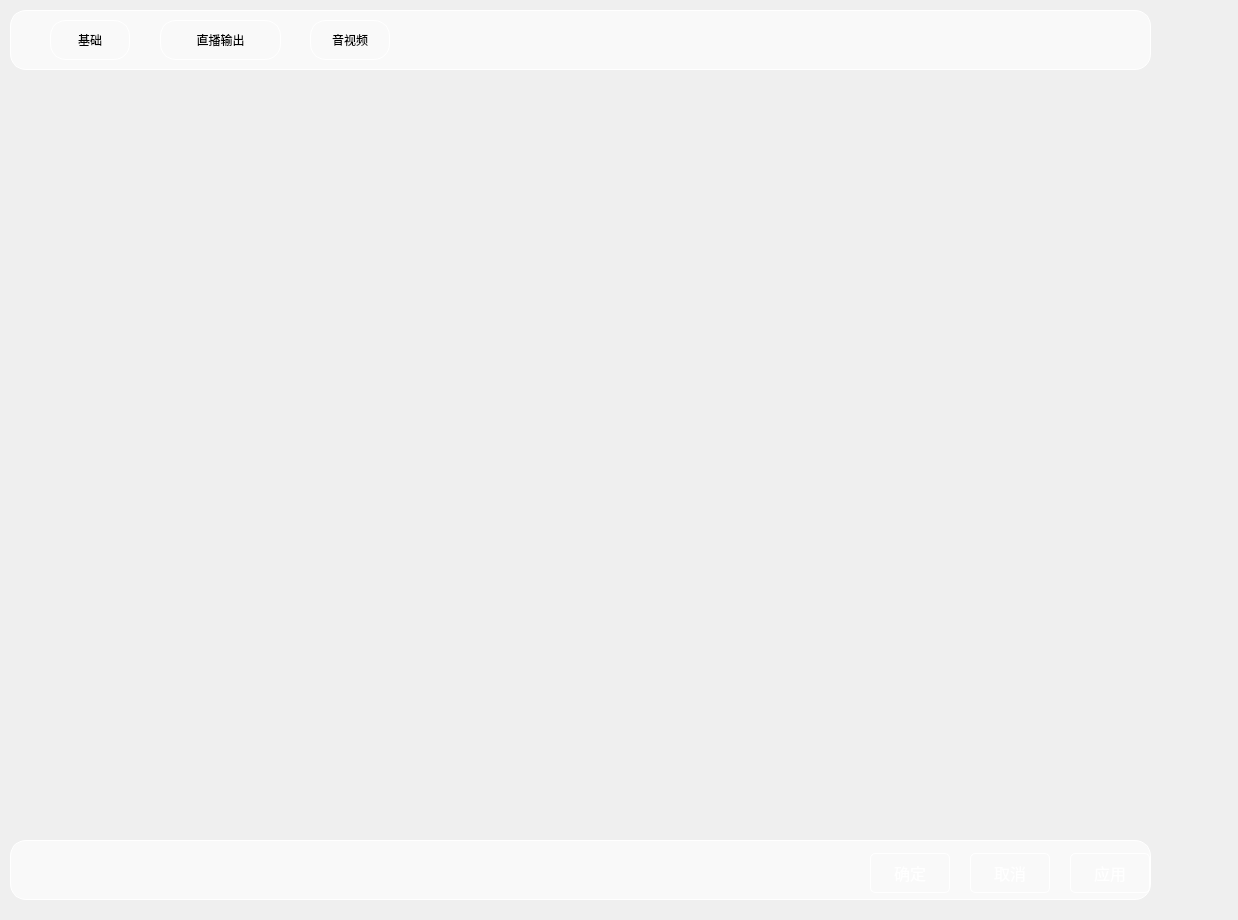
<?xml version="1.0" encoding="UTF-8"?>
<ui version="4.0">
 <class>GBSBizSettingPage</class>
 <widget class="QWidget" name="GBSBizSettingPage">
  <property name="geometry">
   <rect>
    <x>0</x>
    <y>0</y>
    <width>1238</width>
    <height>920</height>
   </rect>
  </property>
  <property name="windowTitle">
   <string>Form</string>
  </property>
  <widget class="QFrame" name="frame_4">
   <property name="geometry">
    <rect>
     <x>10</x>
     <y>840</y>
     <width>1141</width>
     <height>60</height>
    </rect>
   </property>
   <property name="styleSheet">
    <string notr="true">background-color:#F9F9F9;
border: 1px solid  #FFFFFF;
border-radius: 16px;
</string>
   </property>
   <property name="frameShape">
    <enum>QFrame::Shape::StyledPanel</enum>
   </property>
   <property name="frameShadow">
    <enum>QFrame::Shadow::Raised</enum>
   </property>
   <widget class="QPushButton" name="btnConfirm">
    <property name="geometry">
     <rect>
      <x>860</x>
      <y>13</y>
      <width>80</width>
      <height>40</height>
     </rect>
    </property>
    <property name="styleSheet">
     <string notr="true">QPushButton {
    background-color: qlineargradient(
        spread: pad, 
        x1: 0, y1: 0, x2: 1, y2: 1, 
        stop: 0.1054 #1B2846, 
        stop: 0.9062 #000000
    ); /* 渐变背景 */
    border: 1px solid white;       /* 边框为白色 */
    border-radius: 5px;            /* 圆角半径 */
    font-size: 16px;               /* 字体大小 */
    color: #FFFFFF;                /* 字体颜色 */
}

QPushButton:pressed {
    background-color: #D1D8DD;     /* 按下时的背景颜色 */
    padding-left: 3px;             /* 左侧内边距 */
    padding-top: 3px;              /* 顶部内边距 */
    background-repeat: no-repeat;  /* 禁止背景重复 */
    background-position: center;   /* 背景居中 */
}


</string>
    </property>
    <property name="text">
     <string>确定</string>
    </property>
   </widget>
   <widget class="QPushButton" name="btnCancel">
    <property name="geometry">
     <rect>
      <x>960</x>
      <y>13</y>
      <width>80</width>
      <height>40</height>
     </rect>
    </property>
    <property name="styleSheet">
     <string notr="true">QPushButton {
    background-color: qlineargradient(
        spread: pad, 
        x1: 0, y1: 0, x2: 1, y2: 1, 
        stop: 0.1054 #1B2846, 
        stop: 0.9062 #000000
    ); /* 渐变背景 */
    border: 1px solid white;       /* 边框为白色 */
    border-radius: 5px;            /* 圆角半径 */
    font-size: 16px;               /* 字体大小 */
    color: #FFFFFF;                /* 字体颜色 */
}

QPushButton:pressed {
    background-color: #D1D8DD;     /* 按下时的背景颜色 */
    padding-left: 3px;             /* 左侧内边距 */
    padding-top: 3px;              /* 顶部内边距 */
    background-repeat: no-repeat;  /* 禁止背景重复 */
    background-position: center;   /* 背景居中 */
}


</string>
    </property>
    <property name="text">
     <string>取消</string>
    </property>
   </widget>
   <widget class="QPushButton" name="btnApply">
    <property name="geometry">
     <rect>
      <x>1060</x>
      <y>13</y>
      <width>80</width>
      <height>40</height>
     </rect>
    </property>
    <property name="styleSheet">
     <string notr="true">QPushButton {
    background-color: qlineargradient(
        spread: pad, 
        x1: 0, y1: 0, x2: 1, y2: 1, 
        stop: 0.1054 #1B2846, 
        stop: 0.9062 #000000
    ); /* 渐变背景 */
    border: 1px solid white;       /* 边框为白色 */
    border-radius: 5px;            /* 圆角半径 */
    font-size: 16px;               /* 字体大小 */
    color: #FFFFFF;                /* 字体颜色 */
}

QPushButton:pressed {
    background-color: #D1D8DD;     /* 按下时的背景颜色 */
    padding-left: 3px;             /* 左侧内边距 */
    padding-top: 3px;              /* 顶部内边距 */
    background-repeat: no-repeat;  /* 禁止背景重复 */
    background-position: center;   /* 背景居中 */
}


</string>
    </property>
    <property name="text">
     <string>应用</string>
    </property>
   </widget>
  </widget>
  <widget class="QFrame" name="frame_5">
   <property name="geometry">
    <rect>
     <x>10</x>
     <y>10</y>
     <width>1141</width>
     <height>60</height>
    </rect>
   </property>
   <property name="styleSheet">
    <string notr="true">background-color:#F9F9F9;
border: 1px solid  #FFFFFF;
border-radius: 16px;
</string>
   </property>
   <property name="frameShape">
    <enum>QFrame::Shape::StyledPanel</enum>
   </property>
   <property name="frameShadow">
    <enum>QFrame::Shadow::Raised</enum>
   </property>
   <widget class="QPushButton" name="pushButton_12">
    <property name="geometry">
     <rect>
      <x>40</x>
      <y>10</y>
      <width>80</width>
      <height>40</height>
     </rect>
    </property>
    <property name="styleSheet">
     <string notr="true"/>
    </property>
    <property name="text">
     <string>基础</string>
    </property>
   </widget>
   <widget class="QPushButton" name="pushButton_13">
    <property name="geometry">
     <rect>
      <x>150</x>
      <y>10</y>
      <width>121</width>
      <height>40</height>
     </rect>
    </property>
    <property name="styleSheet">
     <string notr="true"/>
    </property>
    <property name="text">
     <string>直播输出</string>
    </property>
   </widget>
   <widget class="QPushButton" name="pushButton_14">
    <property name="geometry">
     <rect>
      <x>300</x>
      <y>10</y>
      <width>80</width>
      <height>40</height>
     </rect>
    </property>
    <property name="styleSheet">
     <string notr="true"/>
    </property>
    <property name="text">
     <string>音视频</string>
    </property>
    <property name="iconSize">
     <size>
      <width>25</width>
      <height>25</height>
     </size>
    </property>
   </widget>
  </widget>
  <widget class="QWidget" name="horizontalLayoutWidget">
   <property name="geometry">
    <rect>
     <x>10</x>
     <y>90</y>
     <width>1141</width>
     <height>731</height>
    </rect>
   </property>
   <layout class="QHBoxLayout" name="horizontalLayout"/>
  </widget>
 </widget>
 <resources>
  <include location="../../forms/obs.qrc"/>
 </resources>
 <connections/>
</ui>
